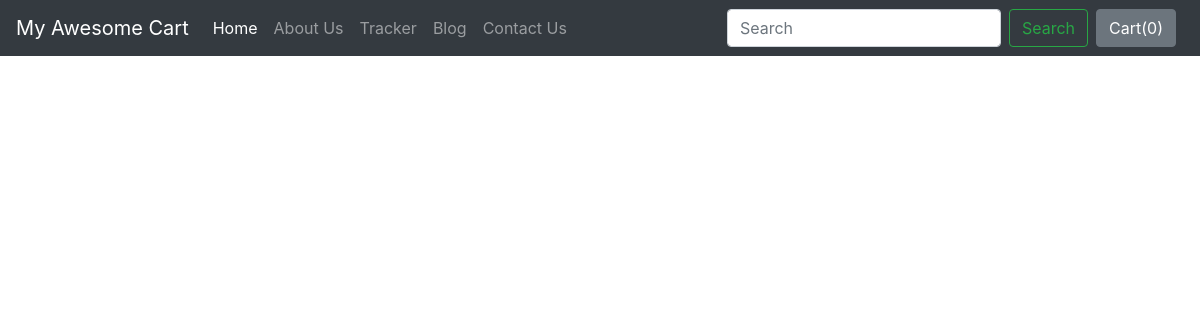
The page /blog/ on the database as committed earlier.
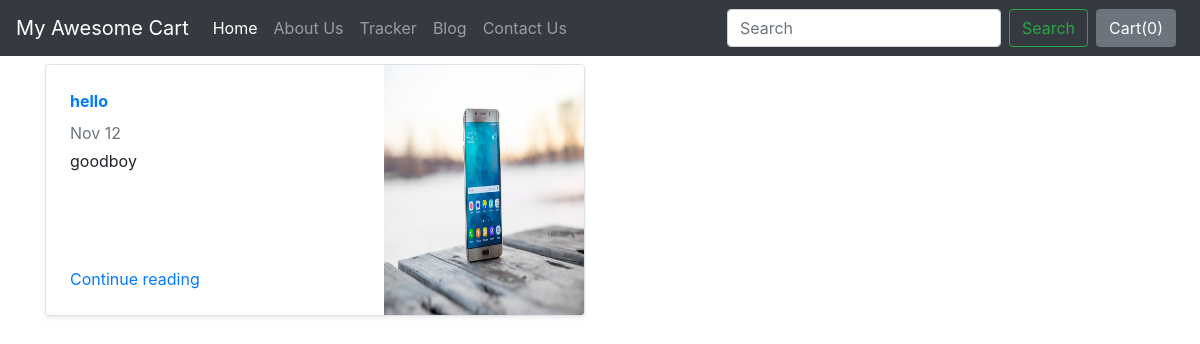
The same page on the database as committed later.
### blog/models.py (models this page shows)
class Blogpost(models.Model):
    post_id = models.AutoField(primary_key= True)
    tilte = models.CharField(max_length=50)
    head0 = models.CharField(max_length=500, default="")
    chead0 = models.CharField(max_length=5000, default="")
    head1 = models.CharField(max_length=500, default="")
    chead1 = models.CharField(max_length=5000, default="")
    head2 = models.CharField(max_length=500, default="")
    chead2 = models.CharField(max_length=5000, default="")
    pub_date = models.DateField()
    thumbnail = models.ImageField(upload_to='shop/images', default="")
    def __str__(self):
        return self.tilte

### blog/views.py (the view)
# urls.py: path('', views.index,name="BlogHome"),
def index(request):
    myposts= Blogpost.objects.all()
    print(myposts)
    return render(request, 'blog/index.html', {'myposts': myposts})

### blog/templates/blog/index.html (shortened to what this page needs)
{% extends 'blog/basic.html' %}
{% block body %}
<div class="container">
<div class="row my-2">
    {% for item in myposts %}
        <div class="col-md-6">
            <div
                class="row no-gutters border rounded overflow-hidden flex-md-row mb-4 shadow-sm h-md-250 position-relative">
                <div class="col p-4 d-flex flex-column position-static">
                    <strong class="d-inline-block mb-2 text-primary">{{item.head0}}</strong>
                    <div class="mb-1 text-muted">Nov 12</div>
                    <p class="card-text mb-auto">{{item.head1}}</p>
                    <a href="blogpost/{{item.post_id}}" class="stretched-link">Continue reading</a>
                </div>
                <div class="col-auto d-none d-lg-block">
                    <img src="/media/{{item.thumbnail}}" class="bd-placeholder-img" width="200" height="250"
                        aria-label="Placeholder: Thumbnail"/>
                </div>
            </div>
        </div>
    {% endfor %}
</div>
{% endblock %}

Rows that differ between the two databases and show on the page:
added Blogpost: head0 "hello", head1 "goodboy", thumbnail (picture)
